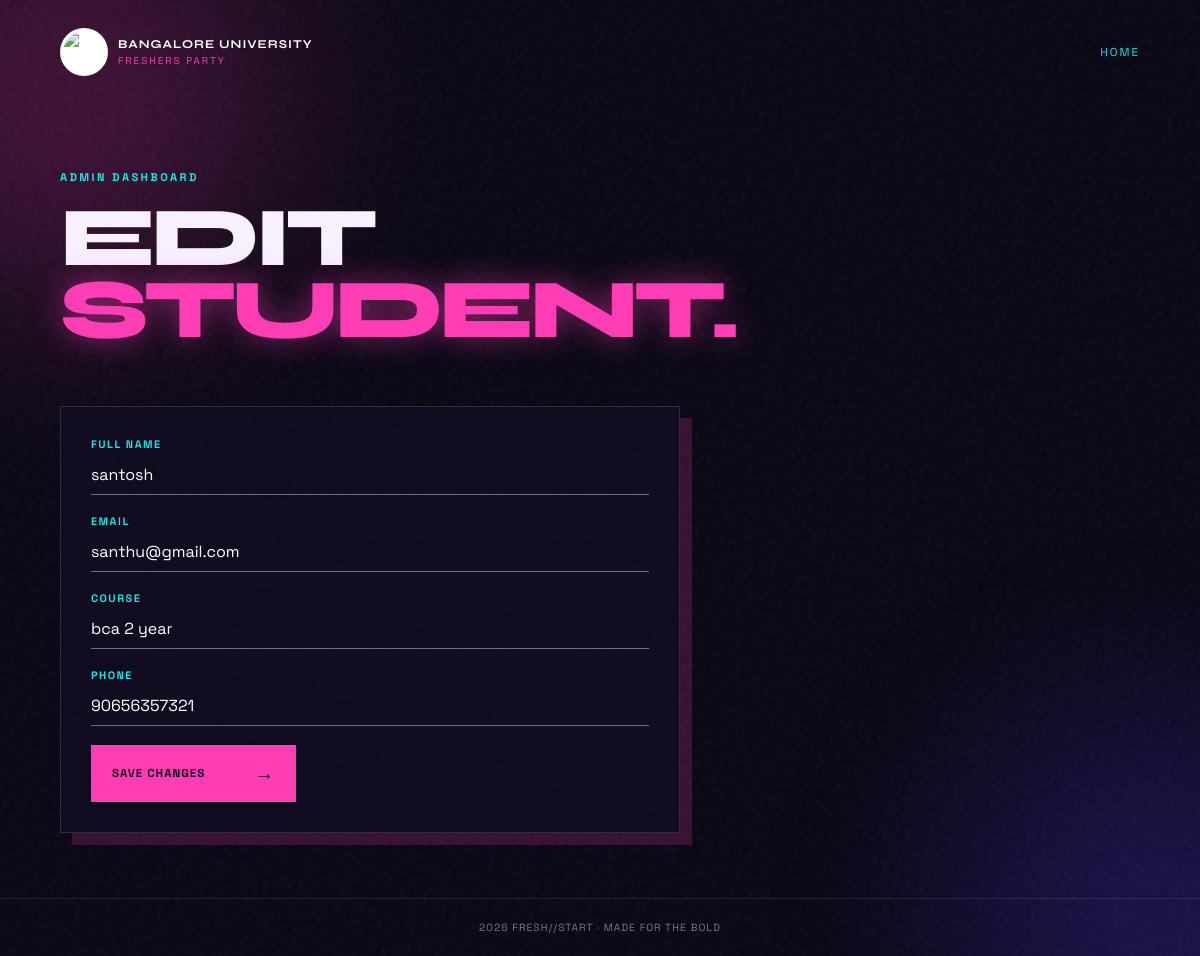
The app's page /admin/student/3 (signed in) with its own data.
### tables this page shows
CREATE TABLE participants (
                id INTEGER PRIMARY KEY AUTOINCREMENT,
                name TEXT NOT NULL,
                email TEXT NOT NULL,
                course TEXT NOT NULL,
                phone TEXT,
                created_at TIMESTAMP DEFAULT CURRENT_TIMESTAMP
            , role TEXT DEFAULT 'viewer', activity TEXT);

### app.py (the view)
@app.route("/admin/student/<int:student_id>", methods=["GET", "POST"])
def edit_student(student_id):
    if not require_admin(): return redirect(url_for("admin_login"))
    with get_db() as conn:
        student = conn.execute("SELECT * FROM participants WHERE id = ?", (student_id,)).fetchone()
        if not student: return "Student not found", 404
        if request.method == "POST":
            conn.execute("UPDATE participants SET name=?, email=?, course=?, phone=? WHERE id=?", (request.form["name"], request.form["email"], request.form["course"], request.form["phone"], student_id))
            flash("Student updated.", "success")
            return redirect(url_for("admin_students"))
    return render_template("edit_student.html", student=student)

### app.py (called while the page is built)
def get_db():
    conn = sqlite3.connect(DB_PATH)
    conn.row_factory = sqlite3.Row
    return conn

def require_admin():
    return session.get("admin")

### templates/edit_student.html
{% extends "base.html" %}{% block title %}Edit Student{% endblock %}{% block content %}<section class="page-head"><p class="eyebrow">ADMIN DASHBOARD</p><h1>EDIT<br><em>STUDENT.</em></h1></section><form class="neon-form" method="post"><label>FULL NAME<input name="name" value="{{ student.name }}" required></label><label>EMAIL<input name="email" type="email" value="{{ student.email }}" required></label><label>COURSE<input name="course" value="{{ student.course }}" required></label><label>PHONE<input name="phone" value="{{ student.phone or '' }}"></label><button class="button pink">SAVE CHANGES <b>→</b></button></form>{% endblock %}

### static/style.css (style rules this page uses)
:root { --bg:#090613;--pink:#ff3eb5;--cyan:#18e5e5;--text:#f6f0ff;--muted:#aaa1ba }
* { box-sizing:border-box }
body { margin:0;min-height:100vh;background:var(--bg);color:var(--text);font-family:'Space Grotesk',sans-serif;overflow-x:hidden }
.eyebrow { color:var(--cyan);font-size:.7rem;letter-spacing:2.4px;font-weight:700 }
.hero h1,.page-head h1 { font:800 clamp(3.5rem,9vw,8rem)/.86 Syne,sans-serif;letter-spacing:-5px;margin:18px 0 24px }
.hero h1 em,.page-head em { color:var(--pink);font-style:normal;text-shadow:0 0 30px #ff3eb580 }
.button { padding:16px 21px;min-width:205px;display:inline-flex;justify-content:space-between;align-items:center;color:#100a19;text-decoration:none;border:0;cursor:pointer;font:700 .72rem 'Space Grotesk';letter-spacing:1px;transition:.2s }
.pink { background:var(--pink) }
.button b { font-size:1.2rem }
.page-head { padding:55px 0 25px }
.page-head h1 { font-size:clamp(3.4rem,7vw,6.5rem) }
.neon-form { max-width:620px;margin:10px 0 65px;padding:30px;background:#130d22cc;border:1px solid #ffffff22;box-shadow:12px 12px 0 #ff3eb530 }
.neon-form label { display:block;margin:0 0 19px;color:var(--cyan);font-size:.68rem;letter-spacing:1.5px;font-weight:bold }
input { width:100%;padding:13px 0 9px;background:transparent;border:0;border-bottom:1px solid #766a88;color:white;font:1rem 'Space Grotesk';outline:none }

### records on screen
participants: name "santosh", email "santhu@gmail.com", course "bca 2 year", phone "90656357321"
